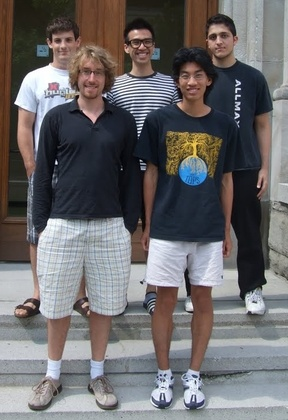
%> input picture legup-4.0/examples/multipump/sobel/group.jpg, 288 x 420 px, shrunk from 494 x 720 before the run
$ octave --eval "sobel('group.jpg');"   (GNU Octave 9; MATLAB toolbox functions it lacks are replaced by stand-ins)
%> lines starting %> are read from the running program, lines starting %| are printed output that depends on the picture; in (x1, y1, x2, y2) boxes, pixels count from 0 and x2, y2 are one past the last pixel; in counts of white or black regions, pixels touching at a corner belong together; the program's own positions count from 1
% from http://angeljohnsy.blogspot.ca/2011/12/sobel-edge-detection.html

function sobel(image, Thresh)
%> called with image = 'group.jpg'

if (nargin < 2) Thresh = 100; end

A=imread(image);
%> A is the input picture: size 420x288x3 uint8; mean R, G, B 107.4, 105, 106.2
B=rgb2gray(A);

C=double(B);


for i=1:size(C,1)-2
    for j=1:size(C,2)-2
        %Sobel mask for x-direction:
        Gx=((2*C(i+2,j+1)+C(i+2,j)+C(i+2,j+2))-(2*C(i,j+1)+C(i,j)+C(i,j+2)));
        %Sobel mask for y-direction:
        Gy=((2*C(i+1,j+2)+C(i,j+2)+C(i+2,j+2))-(2*C(i+1,j)+C(i,j)+C(i+2,j)));

        %The gradient of the image
        %keyboard;
        B(i,j)=sqrt(Gx.^2+Gy.^2);
        C(i,j)=abs(Gx)+abs(Gy);

    end
end
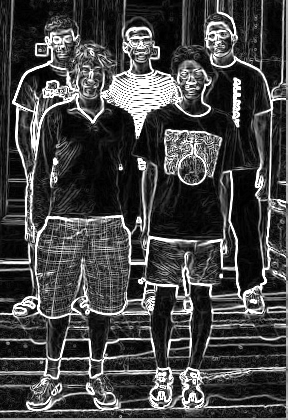
%> B: size 420x288 uint8; min 0, max 255, mean 68.5
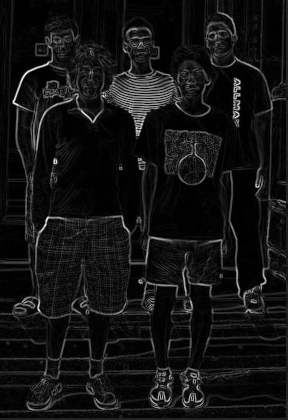
%> C: size 420x288 double; min 0, max 1228, mean 95.5; drawn with min black and max white
%keyboard
%figure,imshow(A); title('Original');
%figure,imshow(B); title('Sobel gradient');

B=max(B,Thresh);
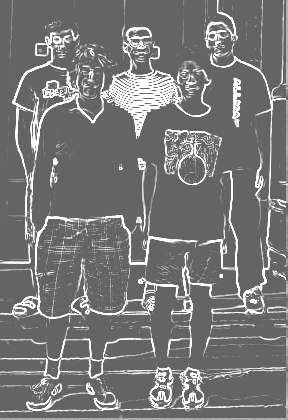
%> B: size 420x288 uint8; min 100, max 255, mean 120.6
B(B==round(Thresh))=0;
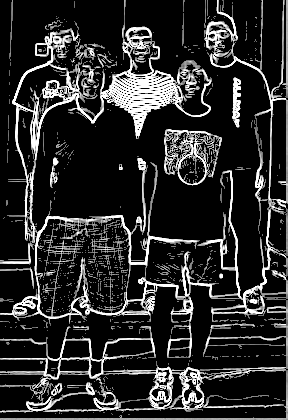
%> B: size 420x288 uint8; min 0, max 255, mean 44.7

B=uint8(B);
%keyboard
figure,imshow(B~=0);title('Edge detected Image');
%> after `imshow(B~=0)`:
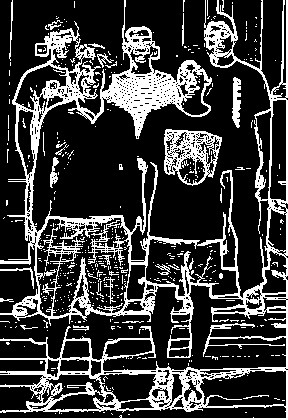
%> displayed picture: size 420x288 logical; 24.1% white; 459 white regions (432 under 20 px), largest, box (x1, y1, x2, y2) and area: (0, 0, 288, 420) 24805, (164, 129, 222, 186) 1487, (232, 77, 241, 128) 324

C=max(C,Thresh);
C(C==round(Thresh))=0;

C=uint8(C);
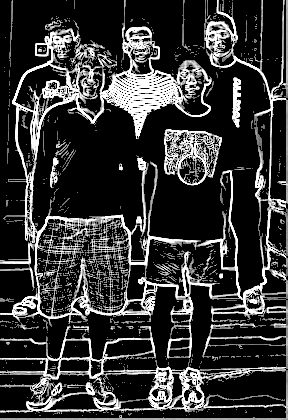
%> C: size 420x288 uint8; min 0, max 255, mean 54.7
figure,imshow(C~=0);title('Approx Edge detected Image');
%> after `imshow(C~=0)`:
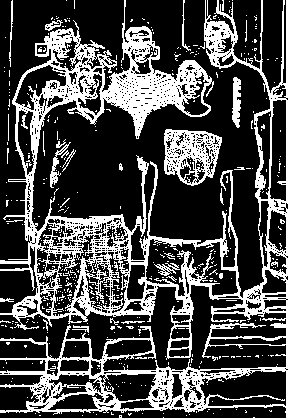
%> displayed picture: size 420x288 logical; 28.8% white; 470 white regions (441 under 20 px), largest, box (x1, y1, x2, y2) and area: (0, 0, 288, 420) 30116, (164, 129, 222, 186) 1817, (232, 77, 241, 128) 335

$ run again, on legup-4.0/examples/multipump/sobel/small.pgm
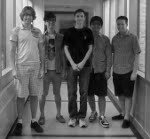
%> input picture legup-4.0/examples/multipump/sobel/small.pgm, 150 x 139 px
%> in sobel, A is the input picture: size 139x150 uint8; min 0, max 238, mean 97.2
%> after the loop in sobel, `for i=1:size(C,1)-2`:
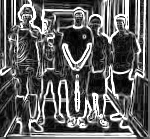
%> B: size 139x150 uint8; min 0, max 255, mean 94.5
%> in sobel, `imshow(C~=0)`:
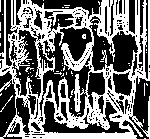
%> displayed picture: size 139x150 logical; 42.8% white; 67 white regions (65 under 20 px), largest, box (x1, y1, x2, y2) and area: (0, 0, 150, 139) 8680, (0, 95, 13, 112) 23
